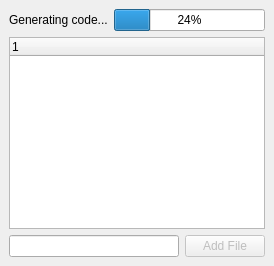
          <widget class="QWidget" name="Generate Code">
           <layout class="QVBoxLayout">
            <property name="spacing">
             <number>6</number>
            </property>
            <property name="leftMargin">
             <number>9</number>
            </property>
            <property name="topMargin">
             <number>9</number>
            </property>
            <property name="rightMargin">
             <number>9</number>
            </property>
            <property name="bottomMargin">
             <number>9</number>
            </property>
            <item>
             <layout class="QHBoxLayout">
              <property name="spacing">
               <number>6</number>
              </property>
              <property name="leftMargin">
               <number>0</number>
              </property>
              <property name="topMargin">
               <number>0</number>
              </property>
              <property name="rightMargin">
               <number>0</number>
              </property>
              <property name="bottomMargin">
               <number>0</number>
              </property>
              <item>
               <widget class="QLabel" name="label_13">
                <property name="text">
                 <string>Generating code...</string>
                </property>
               </widget>
              </item>
              <item>
               <widget class="QProgressBar" name="progressGenerateCode">
                <property name="value">
                 <number>24</number>
                </property>
                <property name="orientation">
                 <enum>Qt::Horizontal</enum>
                </property>
               </widget>
              </item>
             </layout>
            </item>
            <item>
             <widget class="QTreeWidget" name="clusters">
              <column>
               <property name="text">
                <string/>
               </property>
              </column>
             </widget>
            </item>
            <item>
             <layout class="QHBoxLayout">
              <property name="spacing">
               <number>6</number>
              </property>
              <property name="leftMargin">
               <number>0</number>
              </property>
              <property name="topMargin">
               <number>0</number>
              </property>
              <property name="rightMargin">
               <number>0</number>
              </property>
              <property name="bottomMargin">
               <number>0</number>
              </property>
              <item>
               <widget class="QLineEdit" name="newFileEdit"/>
              </item>
              <item>
               <widget class="QPushButton" name="newFileButton">
                <property name="enabled">
                 <bool>false</bool>
                </property>
                <property name="text">
                 <string>Add File</string>
                </property>
               </widget>
              </item>
             </layout>
            </item>
           </layout>
          </widget>
